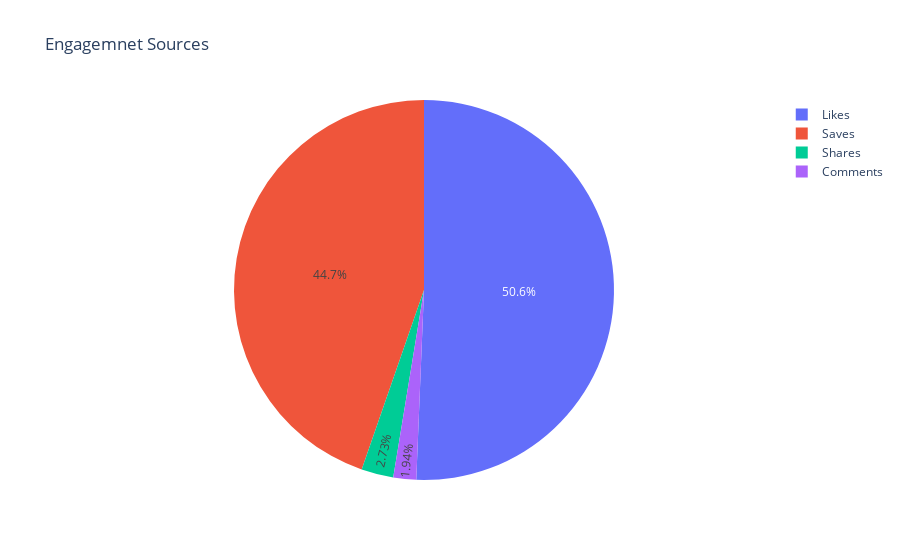

The code cell stored with this chart in its notebook:
### Markdown cell above
**Question no: 8**

### Code cell
engagement_sources = data[['Likes', 'Saves', 'Shares', 'Comments']].sum()

fig = px.pie(engagement_sources, values=engagement_sources.values, names=engagement_sources.index, title='Engagemnet Sources')
fig.show()

### Figure 1 — Plotly figure (JSON) as saved in the notebook; plotly's stock layout.template omitted (floating-point values rounded to 4 significant figures)
{"data": [{"domain": {"x": [0, 1], "y": [0, 1]}, "hovertemplate": "index=%{label}<br>value=%{value}<extra></extra>", "labels": ["Likes", "Saves", "Shares", "Comments"], "legendgroup": "", "name": "", "showlegend": true, "type": "pie", "values": [20680, 18244, 1114, 793]}], "layout": {"legend": {"tracegroupgap": 0}, "title": {"text": "Engagemnet Sources"}}}
